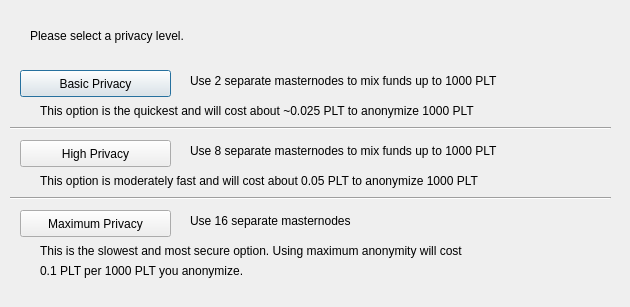
<?xml version="1.0" encoding="UTF-8"?>
<ui version="4.0">
 <class>DarksendConfig</class>
 <widget class="QDialog" name="DarksendConfig">
  <property name="geometry">
   <rect>
    <x>0</x>
    <y>0</y>
    <width>630</width>
    <height>307</height>
   </rect>
  </property>
  <property name="windowTitle">
   <string>Configure Darksend</string>
  </property>
  <widget class="QPushButton" name="buttonBasic">
   <property name="geometry">
    <rect>
     <x>20</x>
     <y>70</y>
     <width>151</width>
     <height>27</height>
    </rect>
   </property>
   <property name="text">
    <string>Basic Privacy</string>
   </property>
  </widget>
  <widget class="QPushButton" name="buttonHigh">
   <property name="geometry">
    <rect>
     <x>20</x>
     <y>140</y>
     <width>151</width>
     <height>27</height>
    </rect>
   </property>
   <property name="text">
    <string>High Privacy</string>
   </property>
  </widget>
  <widget class="QPushButton" name="buttonMax">
   <property name="geometry">
    <rect>
     <x>20</x>
     <y>210</y>
     <width>151</width>
     <height>27</height>
    </rect>
   </property>
   <property name="text">
    <string>Maximum Privacy</string>
   </property>
  </widget>
  <widget class="QLabel" name="label">
   <property name="geometry">
    <rect>
     <x>30</x>
     <y>20</y>
     <width>571</width>
     <height>31</height>
    </rect>
   </property>
   <property name="text">
    <string>Please select a privacy level.</string>
   </property>
  </widget>
  <widget class="QLabel" name="label_2">
   <property name="geometry">
    <rect>
     <x>190</x>
     <y>70</y>
     <width>421</width>
     <height>21</height>
    </rect>
   </property>
   <property name="text">
    <string>Use 2 separate masternodes to mix funds up to 1000 PLT</string>
   </property>
  </widget>
  <widget class="QLabel" name="label_3">
   <property name="geometry">
    <rect>
     <x>190</x>
     <y>140</y>
     <width>411</width>
     <height>21</height>
    </rect>
   </property>
   <property name="text">
    <string>Use 8 separate masternodes to mix funds up to 1000 PLT</string>
   </property>
  </widget>
  <widget class="QLabel" name="label_4">
   <property name="geometry">
    <rect>
     <x>190</x>
     <y>210</y>
     <width>421</width>
     <height>21</height>
    </rect>
   </property>
   <property name="text">
    <string>Use 16 separate masternodes</string>
   </property>
  </widget>
  <widget class="QLabel" name="label_6">
   <property name="geometry">
    <rect>
     <x>40</x>
     <y>100</y>
     <width>561</width>
     <height>21</height>
    </rect>
   </property>
   <property name="text">
    <string>This option is the quickest and will cost about ~0.025 PLT to anonymize 1000 PLT</string>
   </property>
  </widget>
  <widget class="QLabel" name="label_7">
   <property name="geometry">
    <rect>
     <x>40</x>
     <y>170</y>
     <width>561</width>
     <height>21</height>
    </rect>
   </property>
   <property name="text">
    <string>This option is moderately fast and will cost about 0.05 PLT to anonymize 1000 PLT</string>
   </property>
  </widget>
  <widget class="QLabel" name="label_8">
   <property name="geometry">
    <rect>
     <x>40</x>
     <y>240</y>
     <width>561</width>
     <height>21</height>
    </rect>
   </property>
   <property name="text">
    <string>This is the slowest and most secure option. Using maximum anonymity will cost</string>
   </property>
  </widget>
  <widget class="QLabel" name="label_9">
   <property name="geometry">
    <rect>
     <x>40</x>
     <y>260</y>
     <width>561</width>
     <height>21</height>
    </rect>
   </property>
   <property name="text">
    <string>0.1 PLT per 1000 PLT you anonymize.</string>
   </property>
  </widget>
  <widget class="Line" name="line">
   <property name="geometry">
    <rect>
     <x>10</x>
     <y>120</y>
     <width>601</width>
     <height>16</height>
    </rect>
   </property>
   <property name="orientation">
    <enum>Qt::Horizontal</enum>
   </property>
  </widget>
  <widget class="Line" name="line_2">
   <property name="geometry">
    <rect>
     <x>10</x>
     <y>190</y>
     <width>601</width>
     <height>16</height>
    </rect>
   </property>
   <property name="orientation">
    <enum>Qt::Horizontal</enum>
   </property>
  </widget>
 </widget>
 <resources/>
 <connections/>
</ui>
